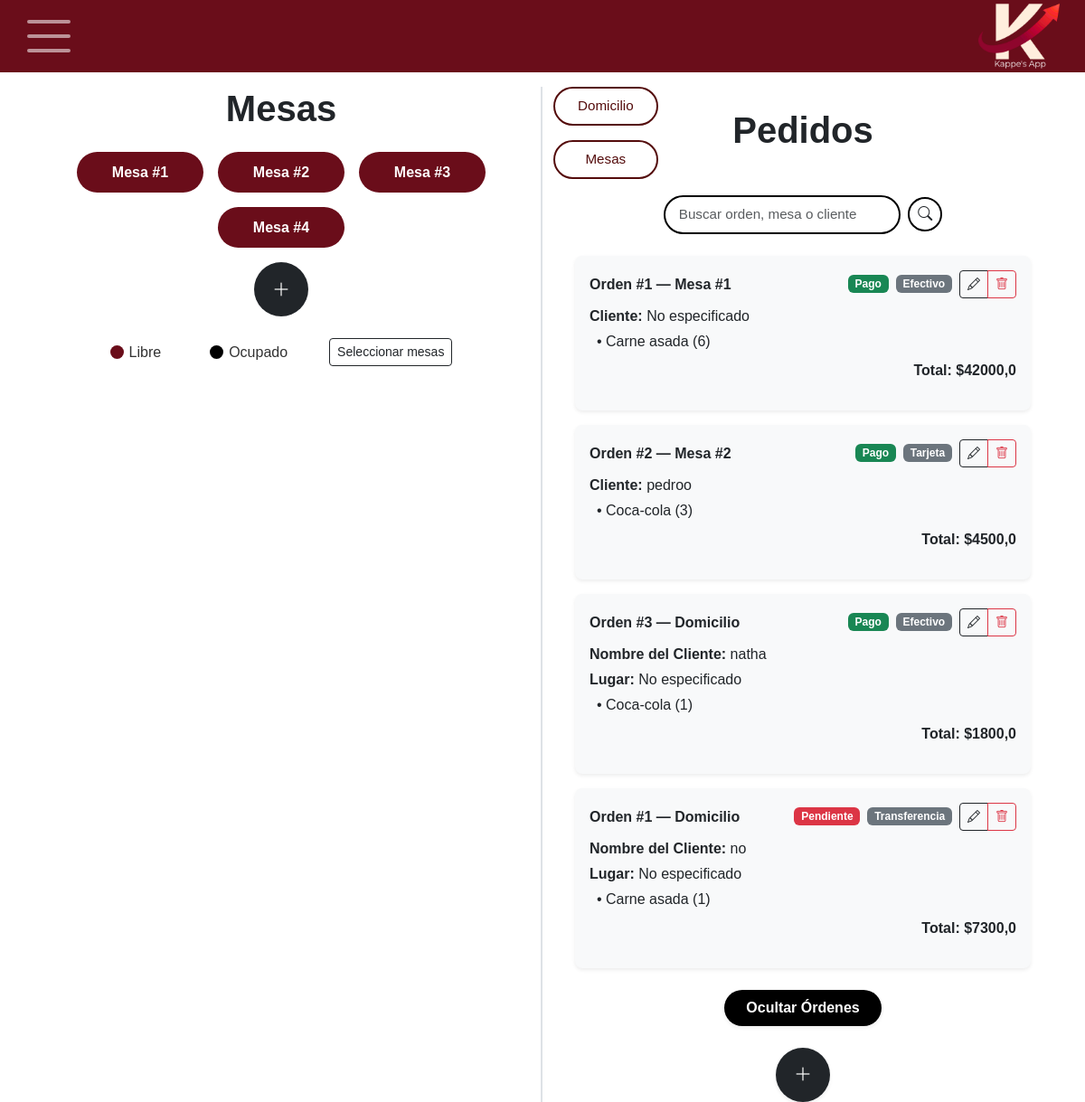
/, run on an earlier commit of the app's database.
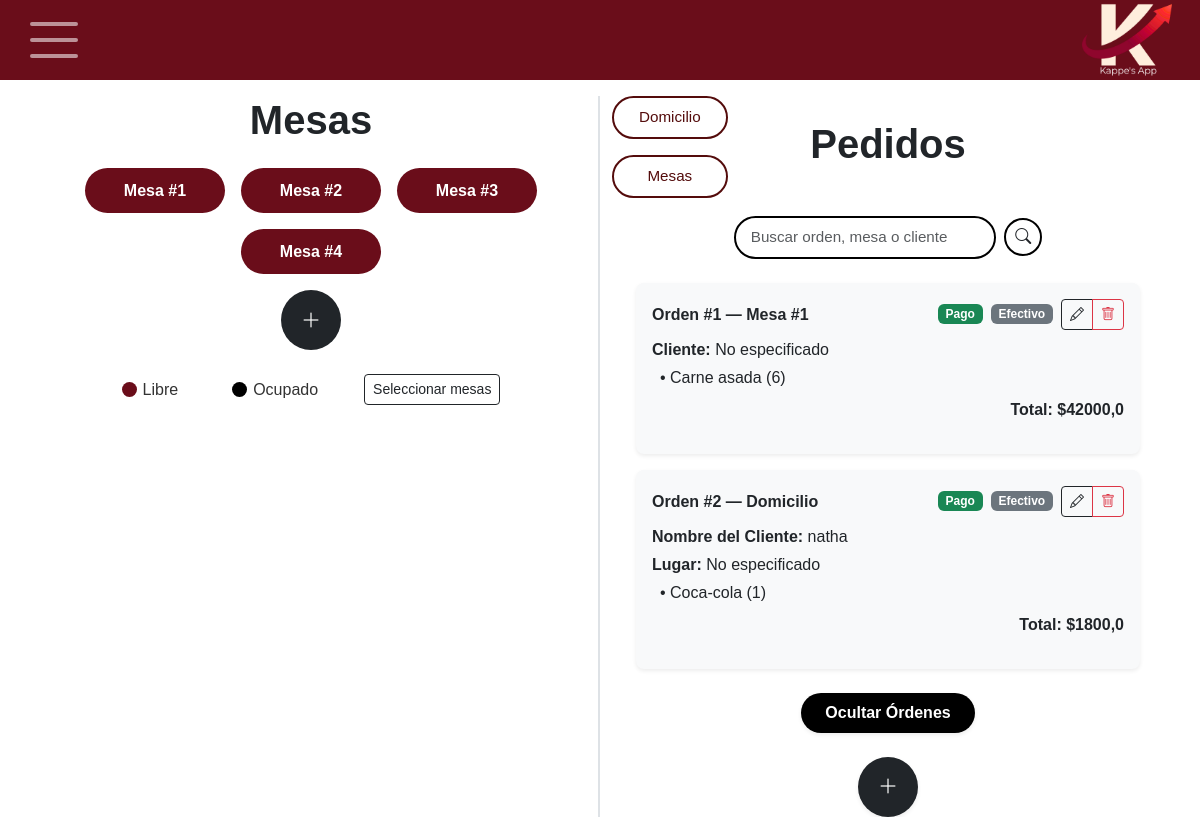
And on a later commit of the database.
### principal/models/mesa.py (models this page shows, shortened)
class Mesa(models.Model):
    id_mesa = models.AutoField(primary_key=True)
    numero = models.PositiveIntegerField(unique=True)
    estado = models.BooleanField(default=True);

### principal/models/orden.py (models this page shows, shortened)
class Orden(models.Model):
    id_orden = models.AutoField(primary_key=True)
    id_usuario = models.ForeignKey(Usuario, on_delete=models.CASCADE, related_name='ordenes', null=True, blank=True)
    numero_orden = models.PositiveIntegerField(default=0)
    id_mesa = models.ForeignKey(Mesa, on_delete=models.SET_NULL, null=True, blank=True, related_name='ordenes')
    id_tipoVenta = models.ForeignKey(tipoVenta, on_delete=models.CASCADE, related_name='ordenes')
    fecha = models.DateTimeField(auto_now_add=True)
    total = models.FloatField(default=0)
    detalles = models.JSONField(default=list)
    nombre_cliente = models.CharField(max_length=100, null=True, blank=True)
    oculta = models.BooleanField(default=False)
    estado_pago = models.CharField(
    max_length=10,
    choices=[('pendiente', 'Pendiente'), ('pago', 'Pago')],
    default='pendiente'
    )
    metodo_pago = models.CharField(
        max_length=20,
        choices=[
            ('efectivo', 'Efectivo'),
            ('tarjeta', 'Tarjeta'),
            ('transferencia', 'Transferencia')
        ],
        default='efectivo'
    )

### principal/views/views_home.py (the view)
# urls.py: path('', views_home.home, name='home'),
def home(request):
    mesas = Mesa.objects.all().order_by('numero')
    hoy = timezone.now().date()
    ordenes = Orden.objects.filter(oculta=False).order_by('id_orden')
    total_ordenes = ordenes.count()
    for mesa in mesas:
        tiene_orden_activa = Orden.objects.filter(
            id_mesa=mesa,
            oculta=False
        ).exists()
        if tiene_orden_activa:
            mesa.estado = False  # Ocupada (negra)
        else:
            mesa.estado = True   # Libre (vinotinto)
        mesa.save()
    for orden in ordenes:
        if orden.id_tipoVenta and orden.id_tipoVenta.nombre == "Domicilio":
            orden.lugar_domicilio = request.session.get(f"lugar_{orden.id_orden}", "No especificado")
    ordenes_ocultas = Orden.objects.filter(oculta=True).count()
    return render(request, 'home.html', {
        'mesas': mesas,
        'ordenes': ordenes,
        'total_ordenes': total_ordenes,
        'ordenes_ocultas': ordenes_ocultas
    })

### templates/home.html (shortened to what the changed rows need)
{% extends "base.html" %}
{% load static %}
{% block extra_css %}
<link rel="stylesheet" href="{% static 'css/home.css' %}">
{% endblock %}
{% block content %}
<div class="container-fluid px-4">
  <div class="row g-4">
    <div class="col-12 col-lg-6 border-end border-2">
      <h1 class="text-center fw-bold mb-4">Mesas</h1>
      <div class="contenedor-mesas d-flex flex-wrap justify-content-center gap-3">
        {% for mesa in mesas %}
        <div
          class="mesa-botones {% if mesa.estado %}mesa-libre{% else %}mesa-ocupada{% endif %} d-flex align-items-center justify-content-center px-3 py-2 rounded-pill">
            <form method="post" action="{% url 'estado_mesa' mesa.id_mesa %}" class="m-0">
              <button
                type="button"
                class="btn text-white p-0 fw-bold w-100"
                {% if mesa.estado %}
                  data-bs-toggle="modal"
                  data-bs-target="#modalOrden"
                  onclick="abrirModal('{{ mesa.numero }}')"
                {% else %}
                  onclick="abrirModalEdicionMesa('{{ mesa.numero }}')"
                {% endif %}
              >
                Mesa #{{ mesa.numero }}
              </button>
            </form>
        </div>
        {% endfor %}
      </div>
    </div>
    <div class="col-12 col-lg-6 position-relative">
      <h1 class="fw-bold mb-0 text-center mt-2">Pedidos</h1>
        <div id="lista-pedidos" class="mt-4 px-4 d-flex flex-column gap-3">
          {% for orden in ordenes %}
            <div class="card shadow-sm p-3 border-0 rounded-3"
                style="background-color: #f8f9fa; border-left: 6px solid #540c0c;"
                data-id="{{ orden.id_orden }}">
                <div class="d-flex justify-content-between align-items-center mb-2">
                    <h6 class="fw-bold mb-0">
                        Orden #{{ orden.numero_orden|default:orden.id_orden }} —
                        {% if orden.id_mesa %}
                            Mesa #{{ orden.id_mesa.numero }}
                        {% else %}
                            Domicilio
                        {% endif %}
                    </h6>
                    <div class="d-flex align-items-center gap-2">
                        <span class="badge {% if orden.estado_pago == 'pendiente' %}bg-danger{% else %}bg-success{% endif %} estado-pago"
                              data-id="{{ orden.id_orden }}"
                              style="cursor:pointer;">
                            {{ orden.estado_pago|title }}
                        </span>
                        <span class="badge bg-secondary metodo-pago-badge">
                            {{ orden.metodo_pago|capfirst }}
                        </span>
                        <div class="btn-group">
                            <button type="button" class="btn btn-sm btn-outline-dark btn-editar"
                                    data-id="{{ orden.id_orden }}">
                                <i class="bi bi-pencil"></i>
                            </button>
                            <button type="button" class="btn btn-sm btn-outline-danger btn-eliminar"
                                    data-id="{{ orden.id_orden }}"
                                    data-numero="{{ orden.numero_orden|default:orden.id_orden }}">
                                <i class="bi bi-trash"></i>
                            </button>
                        </div>
                    </div>
                </div>
                {% if orden.id_tipoVenta.nombre == "Domicilio" %}
                    <p class="mb-1"><strong>Nombre del Cliente:</strong> {{ orden.nombre_cliente|default:"No especificado" }}</p>
                    <p class="mb-1"><strong>Lugar:</strong> {{ orden.lugar_domicilio|default:"No especificado" }}</p>
                {% else %}
                    <p class="mb-1"><strong>Cliente:</strong> {{ orden.nombre_cliente|default:"No especificado" }}</p>
                {% endif %}
                <ul class="list-unstyled mb-0 ps-2">
                    {% for item in orden.detalles %}
                        <li>• {{ item.nombre }} ({{ item.cantidad }})</li>
                    {% endfor %}
                </ul>
                <p class="mt-2 fw-bold text-end text-vino">Total: ${{ orden.total }}</p>
            </div>
          {% endfor %}
        </div>
        </div>
    </div>
  </div>
 </div>
{% endblock %}

What changed in the data, as far as the page shows it:
removed Orden: numero_orden "2", id_mesa.numero "2", estado_pago "Pago", metodo_pago "Tarjeta", nombre_cliente "pedroo", nombre "Coca-cola", cantidad "3", total "4500,0"
removed Orden: numero_orden "1", shows "Domicilio", estado_pago "Pendiente", metodo_pago "Transferencia", nombre_cliente "no", lugar_domicilio "No especificado", nombre "Carne asada", cantidad "1", total "7300,0"
changed Orden "natha": numero_orden "3" → "2"
